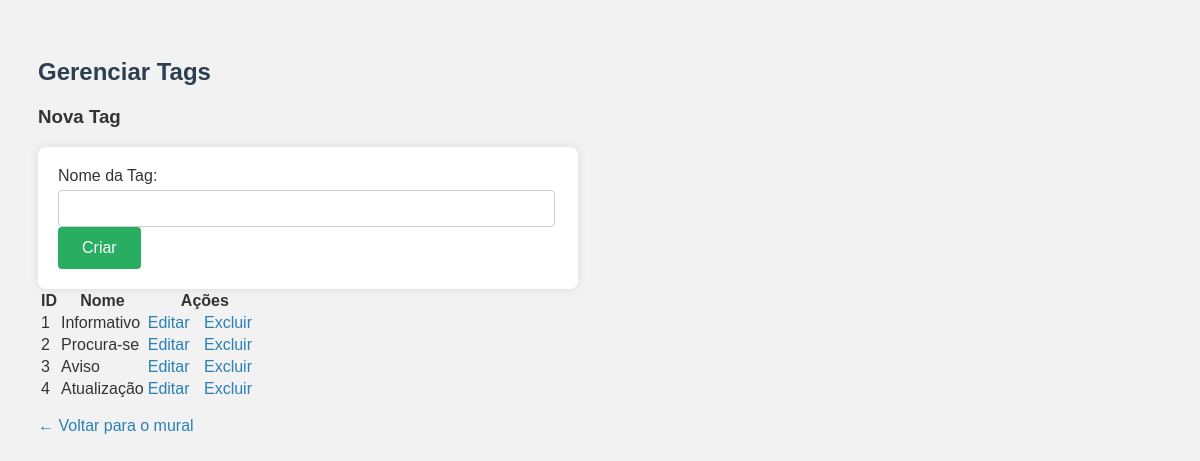
The page /mensagem/manage_tags.php (signed in) on the database its author committed.
### tables this page shows
CREATE TABLE `tags` (
  `id` int(11) NOT NULL,
  `nome` varchar(50) NOT NULL
);

### mensagem/manage_tags.php (the view, shortened to what this page needs)
<?php
include '../mensagem/db.php';
$tags = [];
$result = $conn->query("SELECT * FROM tags ORDER BY id ASC");
while ($row = $result->fetch_assoc()) {
    $tags[] = $row;
}
$editTag = null;
?>
<!DOCTYPE html>
<html lang="pt-br">
<head>
    <link rel="stylesheet" href="style.css">
</head>
<body>
    <h2>Gerenciar Tags</h2>
    <div class="form-box">
        <h3><?= $editTag ? "Editar Tag" : "Nova Tag" ?></h3>
        <form method="POST">
            <label for="nome">Nome da Tag:</label>
            <input type="text" name="nome" id="nome" value="<?= htmlspecialchars($editTag['nome'] ?? '') ?>" required>
            <button type="submit"><?= $editTag ? "Atualizar" : "Criar" ?></button>
        </form>
    </div>
    <table>
        <thead>
            <tr>
                <th>ID</th>
                <th>Nome</th>
                <th>Ações</th>
            </tr>
        </thead>
        <tbody>
            <?php foreach ($tags as $tag): ?>
                <tr>
                    <td><?= $tag['id'] ?></td>
                    <td><?= htmlspecialchars($tag['nome']) ?></td>
                    <td class="actions">
                        <a href="?edit=<?= $tag['id'] ?>">Editar</a>
                        <a href="?delete=<?= $tag['id'] ?>" onclick="return confirm('Tem certeza que deseja excluir esta tag?')">Excluir</a>
                    </td>
                </tr>
            <?php endforeach; ?>
        </tbody>
    </table>
    <p><a href="index.php">← Voltar para o mural</a></p>
</body>
</html>

### mensagem/style.css (style rules this page uses)
body { font-family: Arial, sans-serif; background-color: #f2f2f2; padding: 30px; color: #333; }
h1, h2 { color: #2c3e50; }
a { color: #2980b9; text-decoration: none; margin-right: 10px; }
form { background-color: white; padding: 20px; border-radius: 8px; max-width: 500px; box-shadow: 0 0 10px rgba(0, 0, 0, 0.1); }
input[type="text"], textarea { width: 95%; padding: 10px; margin-top: 5px; border-radius: 4px; border: 1px solid #ccc; }
button { padding: 12px 24px; background-color: #27ae60; color: white; border: none; border-radius: 4px; cursor: pointer; font-size: 1em; }

### rows shown on the page
tags: id "1", nome "Informativo"
tags: id "2", nome "Procura-se"
tags: id "3", nome "Aviso"
tags: id "4", nome "Atualização"
